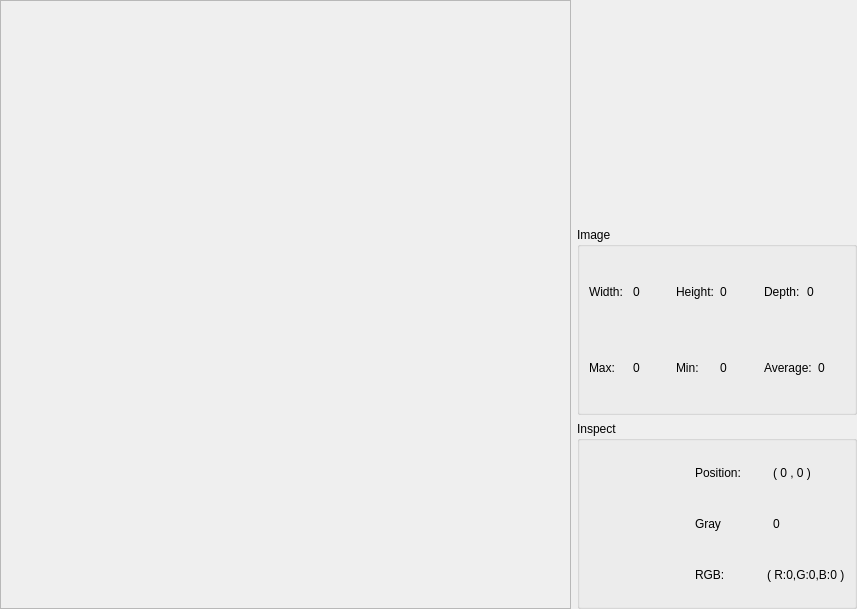
<?xml version="1.0" encoding="UTF-8"?>
<ui version="4.0">
 <class>Histogram</class>
 <widget class="QWidget" name="Histogram">
  <property name="geometry">
   <rect>
    <x>0</x>
    <y>0</y>
    <width>857</width>
    <height>609</height>
   </rect>
  </property>
  <property name="windowTitle">
   <string>Image Histogram</string>
  </property>
  <layout class="QHBoxLayout" name="horizontalLayout_4" stretch="1,0">
   <property name="margin">
    <number>0</number>
   </property>
   <item>
    <widget class="QScrollArea" name="saImage">
     <property name="lineWidth">
      <number>1</number>
     </property>
     <property name="widgetResizable">
      <bool>true</bool>
     </property>
     <widget class="QWidget" name="scrollAreaWidgetContents">
      <property name="geometry">
       <rect>
        <x>0</x>
        <y>0</y>
        <width>567</width>
        <height>607</height>
       </rect>
      </property>
      <layout class="QVBoxLayout" name="verticalLayout_5">
       <property name="margin">
        <number>0</number>
       </property>
       <item>
        <widget class="QLabel" name="lbImage">
         <property name="sizePolicy">
          <sizepolicy hsizetype="Expanding" vsizetype="Expanding">
           <horstretch>0</horstretch>
           <verstretch>0</verstretch>
          </sizepolicy>
         </property>
         <property name="mouseTracking">
          <bool>true</bool>
         </property>
         <property name="lineWidth">
          <number>0</number>
         </property>
         <property name="text">
          <string/>
         </property>
        </widget>
       </item>
       <item>
        <spacer name="verticalSpacer">
         <property name="orientation">
          <enum>Qt::Vertical</enum>
         </property>
         <property name="sizeHint" stdset="0">
          <size>
           <width>20</width>
           <height>131</height>
          </size>
         </property>
        </spacer>
       </item>
      </layout>
     </widget>
    </widget>
   </item>
   <item>
    <layout class="QVBoxLayout" name="verticalLayout_4">
     <item>
      <widget class="QLabel" name="lbHistogram">
       <property name="sizePolicy">
        <sizepolicy hsizetype="Fixed" vsizetype="Fixed">
         <horstretch>0</horstretch>
         <verstretch>0</verstretch>
        </sizepolicy>
       </property>
       <property name="minimumSize">
        <size>
         <width>280</width>
         <height>221</height>
        </size>
       </property>
       <property name="text">
        <string/>
       </property>
      </widget>
     </item>
     <item>
      <widget class="QGroupBox" name="groupBox_2">
       <property name="title">
        <string>Image</string>
       </property>
       <layout class="QGridLayout" name="gridLayout_3">
        <item row="0" column="0">
         <layout class="QVBoxLayout" name="verticalLayout_2">
          <item>
           <layout class="QHBoxLayout" name="horizontalLayout_8">
            <item>
             <widget class="QLabel" name="label">
              <property name="text">
               <string>Width:</string>
              </property>
             </widget>
            </item>
            <item>
             <widget class="QLabel" name="lbWidth">
              <property name="text">
               <string>0</string>
              </property>
             </widget>
            </item>
            <item>
             <widget class="QLabel" name="label_2">
              <property name="text">
               <string>Height:</string>
              </property>
             </widget>
            </item>
            <item>
             <widget class="QLabel" name="lbHeight">
              <property name="text">
               <string>0</string>
              </property>
             </widget>
            </item>
            <item>
             <widget class="QLabel" name="label_13">
              <property name="text">
               <string>Depth:</string>
              </property>
             </widget>
            </item>
            <item>
             <widget class="QLabel" name="lbDepth">
              <property name="text">
               <string>0</string>
              </property>
             </widget>
            </item>
           </layout>
          </item>
          <item>
           <layout class="QHBoxLayout" name="horizontalLayout_9">
            <item>
             <layout class="QHBoxLayout" name="horizontalLayout_5">
              <item>
               <widget class="QLabel" name="label_5">
                <property name="text">
                 <string>Max:</string>
                </property>
               </widget>
              </item>
              <item>
               <widget class="QLabel" name="lbMax">
                <property name="text">
                 <string>0</string>
                </property>
               </widget>
              </item>
             </layout>
            </item>
            <item>
             <layout class="QHBoxLayout" name="horizontalLayout_6">
              <item>
               <widget class="QLabel" name="label_6">
                <property name="text">
                 <string>Min:</string>
                </property>
               </widget>
              </item>
              <item>
               <widget class="QLabel" name="lbMin">
                <property name="text">
                 <string>0</string>
                </property>
               </widget>
              </item>
             </layout>
            </item>
            <item>
             <layout class="QHBoxLayout" name="horizontalLayout_7">
              <item>
               <widget class="QLabel" name="label_4">
                <property name="text">
                 <string>Average:</string>
                </property>
               </widget>
              </item>
              <item>
               <widget class="QLabel" name="lbAverage">
                <property name="text">
                 <string>0</string>
                </property>
               </widget>
              </item>
             </layout>
            </item>
           </layout>
          </item>
         </layout>
        </item>
       </layout>
      </widget>
     </item>
     <item>
      <widget class="QGroupBox" name="groupBox">
       <property name="title">
        <string>Inspect</string>
       </property>
       <layout class="QGridLayout" name="gridLayout">
        <item row="0" column="0">
         <layout class="QHBoxLayout" name="horizontalLayout_10">
          <item>
           <widget class="QLabel" name="lbPick">
            <property name="sizePolicy">
             <sizepolicy hsizetype="Fixed" vsizetype="Fixed">
              <horstretch>0</horstretch>
              <verstretch>0</verstretch>
             </sizepolicy>
            </property>
            <property name="minimumSize">
             <size>
              <width>100</width>
              <height>100</height>
             </size>
            </property>
            <property name="text">
             <string/>
            </property>
           </widget>
          </item>
          <item>
           <layout class="QVBoxLayout" name="verticalLayout">
            <item>
             <layout class="QHBoxLayout" name="horizontalLayout_3">
              <item>
               <widget class="QLabel" name="label_3">
                <property name="text">
                 <string>Position:</string>
                </property>
               </widget>
              </item>
              <item>
               <widget class="QLabel" name="lbPosition">
                <property name="text">
                 <string>( 0 , 0 )</string>
                </property>
               </widget>
              </item>
             </layout>
            </item>
            <item>
             <layout class="QHBoxLayout" name="horizontalLayout">
              <item>
               <widget class="QLabel" name="label_7">
                <property name="text">
                 <string>Gray</string>
                </property>
               </widget>
              </item>
              <item>
               <widget class="QLabel" name="lbGray">
                <property name="text">
                 <string>0</string>
                </property>
               </widget>
              </item>
             </layout>
            </item>
            <item>
             <layout class="QHBoxLayout" name="horizontalLayout_2">
              <item>
               <widget class="QLabel" name="label_11">
                <property name="text">
                 <string>RGB:</string>
                </property>
               </widget>
              </item>
              <item>
               <widget class="QLabel" name="lbRGB">
                <property name="text">
                 <string>( R:0,G:0,B:0 )</string>
                </property>
               </widget>
              </item>
             </layout>
            </item>
           </layout>
          </item>
         </layout>
        </item>
       </layout>
      </widget>
     </item>
    </layout>
   </item>
  </layout>
 </widget>
 <resources/>
 <connections/>
</ui>
